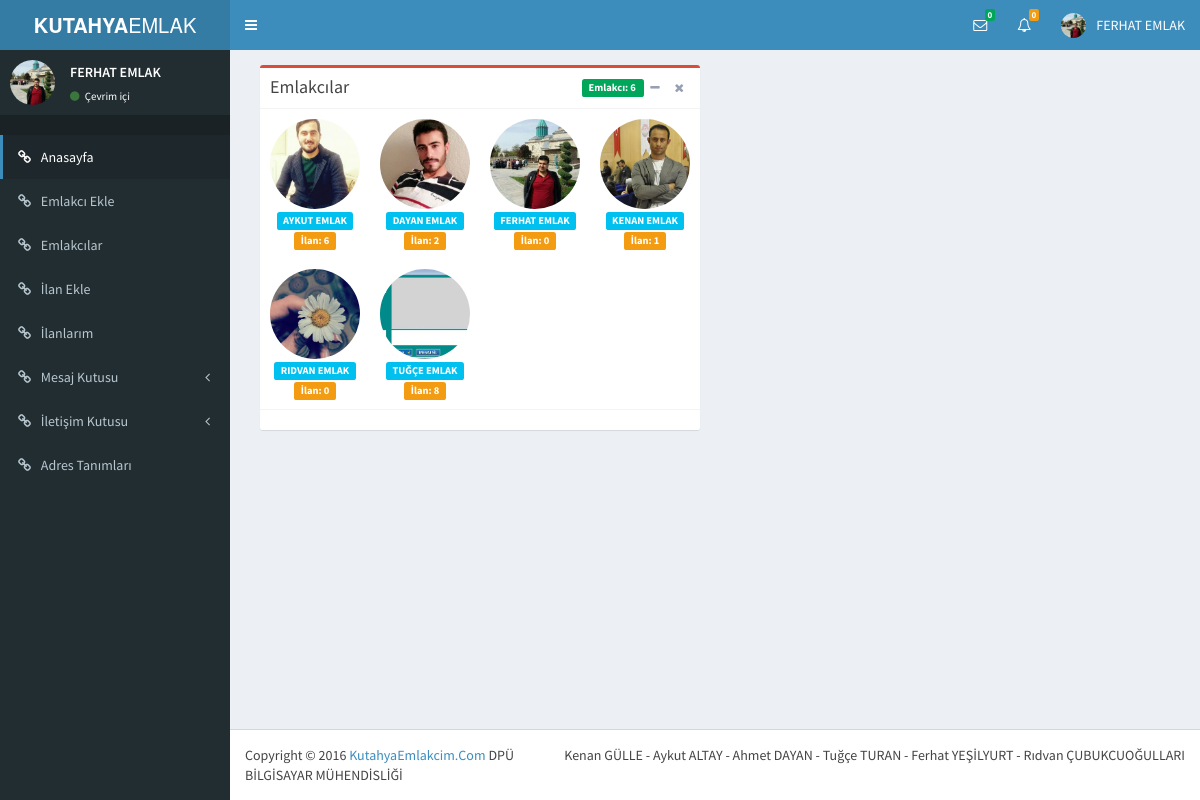
Screenshot of /yonetim/index.php (signed in) with the database file from the repository.
### tables this page shows
CREATE TABLE `emlakcilar` (
  `emlakci_id` int(11) NOT NULL AUTO_INCREMENT,
  `ad` varchar(50) NOT NULL,
  `adres` varchar(255) NOT NULL,
  `telefon` varchar(20) NOT NULL,
  `hakkinda` varchar(255) NOT NULL,
  `kayit_tarihi` datetime NOT NULL DEFAULT CURRENT_TIMESTAMP,
  `logo_url` varchar(255) NOT NULL,
  `eposta` varchar(255) NOT NULL,
  `sifre` varchar(100) NOT NULL,
  `seviye` int(1) NOT NULL,
  PRIMARY KEY (`emlakci_id`)
);

### yonetim/index.php (the view, shortened to what this page needs)
<?php
	include"baglanti.php";
?>
<!DOCTYPE html>
<html>
	<body class="hold-transition skin-blue sidebar-mini">
		<div class="wrapper">
			<header class="main-header">
				<a href="index.php" class="logo">
					<span class="logo-lg"><b>KUTAHYA</b>EMLAK REHBERİ</span>
				</a>
				<nav class="navbar navbar-static-top" role="navigation">
					<?php include "inc_ust.php"; ?>
					<div class="content-wrapper">
						<section class="content">
							<?php
								$sorgu5=$veritabani->prepare("select*from emlakcilar order by ad");
								$sorgu5->execute();
								$emlakci_sayisi = $sorgu5->rowCount();
							?>
							<div class="col-md-6">
								<div class="box box-danger">
									<div class="box-header with-border">
										<h3 class="box-title">Emlakcılar</h3>
										<div class="box-tools pull-right">
											<span class="label label-success"> Emlakcı: <?php echo $emlakci_sayisi; ?> </span>
											<button class="btn btn-box-tool" data-widget="collapse"><i class="fa fa-minus"></i></button>
											<button class="btn btn-box-tool" data-widget="remove"><i class="fa fa-times"></i></button>
										</div>
									</div>
									<div class="box-body no-padding">
										<ul class="users-list clearfix">
											<?php
												while($sonuc=$sorgu5->fetch()){
													$emlakci_id=$sonuc['emlakci_id'];
													$ad=$sonuc['ad'];
													$logo_url=$sonuc['logo_url'];
													$sorgu6=$veritabani->prepare("select * from ilanlar where emlakci_id=$emlakci_id ");
													$sorgu6->execute();
													$ilan_sayisi = $sorgu6->rowCount();
													echo "<li>
													<img src='$logo_url' alt='$ad'>
													<a class='label label-info' href=''>$ad</a>
													<span class='label label-warning'>İlan: $ilan_sayisi </span>
													</li>";
												} ?>
										</ul>
									</div>
									<div class="box-footer text-center">
									</div>
								</div>
							</div>
						</section>
					</div>
					<footer class="main-footer">
						<div class="pull-right hidden-xs">
							<?php include "inc_alt.php"; ?>
						</footer>
					</div>
				</body>
			</html>

### yonetim/inc_ust.php (shortened to what this page needs)
<?php
	include"baglanti.php";
	$emlakci_id=$_SESSION['emlakci_id'];
	$seviye=$_SESSION['seviye'];
	if($seviye=="0") {
	$sorgu3=$veritabani->prepare("
	SELECT
	mesajlar.gonderen_ad,ilanlar.ilan_baslik,mesajlar.gonderen_mail,mesajlar.konu,mesajlar.tarih,mesajlar.mesaj_id,mesajlar.okundu
	FROM mesajlar
	INNER JOIN ilanlar ON mesajlar.ilan_id = ilanlar.ilan_id
	INNER JOIN emlakcilar ON ilanlar.emlakci_id = emlakcilar.emlakci_id
	WHERE emlakcilar.emlakci_id =$emlakci_id and mesajlar.okundu=0 ORDER BY mesajlar.tarih");
	$sorgu3->execute();
	$okunmayan_mesaj_sayisi = $sorgu3->rowCount();
	} else {
	$sorgu3=$veritabani->prepare("
	SELECT
	mesajlar.gonderen_ad,ilanlar.ilan_baslik,mesajlar.gonderen_mail,mesajlar.konu,mesajlar.tarih,mesajlar.mesaj_id,mesajlar.okundu
	FROM mesajlar
	INNER JOIN ilanlar ON mesajlar.ilan_id = ilanlar.ilan_id
	INNER JOIN emlakcilar ON ilanlar.emlakci_id = emlakcilar.emlakci_id
	WHERE mesajlar.okundu=0 ORDER BY mesajlar.tarih");
	$sorgu3->execute();
	$okunmayan_mesaj_sayisi = $sorgu3->rowCount();
	}
?>
<head>
	<link rel="stylesheet" href="bootstrap/css/bootstrap.min.css">
	<link rel="stylesheet" href="https://maxcdn.bootstrapcdn.com/font-awesome/4.4.0/css/font-awesome.min.css">
	<link rel="stylesheet" href="https://code.ionicframework.com/ionicons/2.0.1/css/ionicons.min.css">
	<link rel="stylesheet" href="dist/css/AdminLTE.min.css">
	<link rel="stylesheet" href="dist/css/skins/skin-blue.min.css">
</head>
<a href="#" class="sidebar-toggle" data-toggle="offcanvas" role="button">
</a>
<div class="navbar-custom-menu">
	<ul class="nav navbar-nav">
		<li class="dropdown messages-menu">
			<a href="#" class="dropdown-toggle" data-toggle="dropdown">
				<i class="fa fa-envelope-o"></i>
				<span class="label label-success"><?php echo $okunmayan_mesaj_sayisi; ?></span>
			</a>
		</li>
		<?php
			if($seviye=="1") {
			$sorgu4=$veritabani->prepare("SELECT * FROM iletisim WHERE okundu=0 ");
			$sorgu4->execute();
			$iletisimesajsayisi = $sorgu4->rowCount();
		?>
		<li class="dropdown notifications-menu">
            <a href="#" class="dropdown-toggle" data-toggle="dropdown">
				<i class="fa fa-bell-o"></i>
				<span class="label label-warning"><?php echo $iletisimesajsayisi; ?></span>
			</a>
		</li>
		<?php } ?>
		<li class="dropdown user user-menu">
			<a href="#" class="dropdown-toggle" data-toggle="dropdown">
				<img src="<?php echo $_SESSION['logo_url'];?>" class="user-image" alt="User Image">
				<span class="hidden-xs"><?php echo $_SESSION['ad'];?></span>
			</a>
		</li>
	</ul>
</div>
</nav>
</header>
<aside class="main-sidebar">
<section class="sidebar">
<div class="user-panel">
<div class="pull-left image">
<img src="<?php echo $_SESSION['logo_url'];?>" class="img-circle" alt="User Image">
</div>
<div class="pull-left info">
<p><?php echo $_SESSION['ad'];?> </p>
<a href="#"><i class="fa fa-circle text-success"></i> Çevrim içi</a>
</div>
</div>
<ul class="sidebar-menu">
<li class="header"></li>
<li class="active"><a href="index.php"><i class="fa fa-link"></i> <span>Anasayfa</span></a></li>
<?php
if($_SESSION['seviye']==1)
echo "<li><a href='emlakci_ekle.php'><i class='fa fa-link'></i> <span>Emlakcı Ekle</span></a></li>
<li><a href='emlakci_listele.php'><i class='fa fa-link'></i> <span>Emlakcılar</span></a></li>";
else echo "<li><a href='profil.php'><i class='fa fa-link'></i> <span>Profilim </span></a></li>";
?>
<li><a href="ilan_ekle.php"><i class="fa fa-link"></i> <span>İlan Ekle</span></a></li>
<li><a href="ilan_listele.php"><i class="fa fa-link"></i> <span>İlanlarım</span></a></li>
<li class="treeview">
<a href="#"><i class="fa fa-link"></i> <span>Mesaj Kutusu</span> <i class="fa fa-angle-left pull-right"></i></a>
</li>
<?php
$seviye= $_SESSION['seviye'];
if($seviye==1) { ?>
<li class="treeview">
<a href="#"><i class="fa fa-link"></i> <span>İletişim Kutusu</span> <i class="fa fa-angle-left pull-right"></i></a>
</li>
<li><a href='adres_tanimlari.php'><i class='fa fa-link'></i> <span>Adres Tanımları</span></a></li>
<?php } ?>
</ul>
</section>
</aside>

### yonetim/inc_alt.php
Kenan GÜLLE - Aykut ALTAY - Ahmet DAYAN - Tuğçe TURAN - Ferhat YEŞİLYURT - Rıdvan ÇUBUKCUOĞULLARI
</div>
Copyright &copy; 2016 <a href="#">KutahyaEmlakcim.Com</a> DPÜ BİLGİSAYAR MÜHENDİSLİĞİ

### rows the page displays
emlakcilar: logo_url (picture), ad "AYKUT EMLAK", ilan_sayisi "6"
emlakcilar: logo_url (picture), ad "DAYAN EMLAK", ilan_sayisi "2"
emlakcilar: logo_url (picture), ad "FERHAT EMLAK", ilan_sayisi "0"
emlakcilar: logo_url (picture), ad "KENAN EMLAK", ilan_sayisi "1"
emlakcilar: logo_url (picture), ad "RIDVAN EMLAK", ilan_sayisi "0"
emlakcilar: logo_url (picture), ad "TUĞÇE EMLAK", ilan_sayisi "8"

### other values shown
$okunmayan_mesaj_sayisi "0"
$iletisimesajsayisi "0"
$_SESSION['ad'] "FERHAT EMLAK"
$emlakci_sayisi "6"
